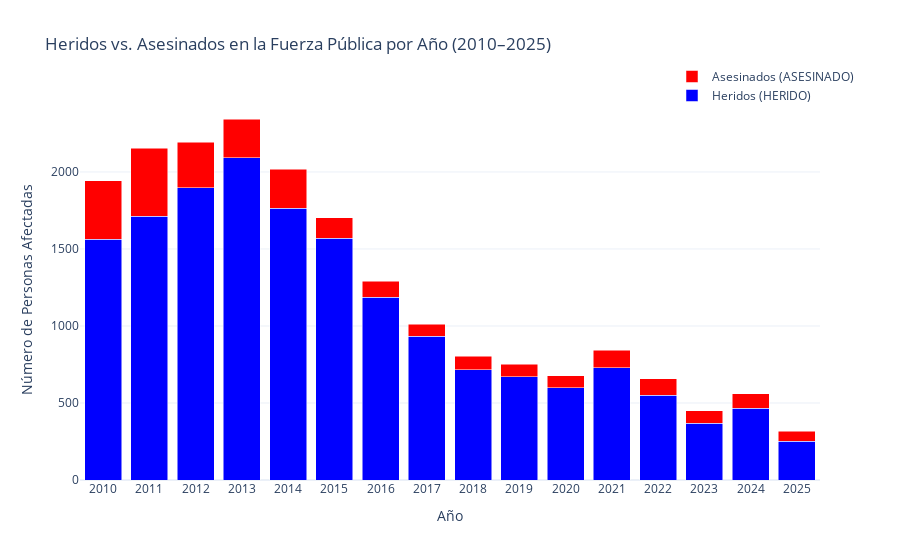

Notebook code for this chart:
### Markdown cell above
### 3. Gráfico de Barras Apiladas: Heridos vs. Asesinados por Año

**Propósito**: Comparar el número de heridos y asesinados a lo largo del tiempo.

### Code cell
# Asegurarse de que df_transformado esté definido
df_transformado = df.copy()
df_transformado['FECHA HECHO'] = pd.to_datetime(df_transformado['FECHA HECHO'], format='%d/%m/%Y', errors='coerce')
df_transformado['CANTIDAD'] = pd.to_numeric(df_transformado['CANTIDAD'], errors='coerce')
df_transformado = df_transformado[df_transformado['CANTIDAD'] > 0]
df_transformado = df_transformado.dropna(subset=['FECHA HECHO', 'DEPARTAMENTO', 'MUNICIPIO', 'ACCION', 'CANTIDAD'])
df_transformado['ACCION'] = df_transformado['ACCION'].str.strip().str.upper()
acciones_validas = ['HERIDO', 'ASESINADO']
df_transformado = df_transformado[df_transformado['ACCION'].isin(acciones_validas)]
df_transformado = df_transformado.drop_duplicates()
df_transformado['AÑO'] = df_transformado['FECHA HECHO'].dt.year

# Pivotar datos usando el dataframe limpio y la columna correcta
datos_apilados = df_transformado.pivot_table(index='AÑO', columns='ACCION', values='CANTIDAD', aggfunc='sum', fill_value=0).reset_index()

# Crear gráfico de barras apiladas
fig = go.Figure(data=[
    go.Bar(name='Heridos (HERIDO)', x=datos_apilados['AÑO'], y=datos_apilados.get('HERIDO', 0), marker_color='blue'),
    go.Bar(name='Asesinados (ASESINADO)', x=datos_apilados['AÑO'], y=datos_apilados.get('ASESINADO', 0), marker_color='red')
])

# Actualizar diseño
fig.update_layout(
    barmode='stack',
    title='Heridos vs. Asesinados en la Fuerza Pública por Año (2010–2025)',
    xaxis_title='Año',
    yaxis_title='Número de Personas Afectadas',
    xaxis=dict(tickmode='linear'),
    legend=dict(x=0.8, y=1.1),
    template='plotly_white'
)

fig.show()

print("Hallazgo: Los heridos superan consistentemente a los asesinados, pero ciertos años muestran picos en asesinatos, indicando períodos de mayor violencia.")

### Figure 1 — Plotly figure (JSON) as saved in the notebook; plotly's stock layout.template omitted (floating-point values rounded to 4 significant figures)
{"data": [{"marker": {"color": "blue"}, "name": "Heridos (HERIDO)", "type": "bar", "x": [2010, 2011, 2012, 2013, 2014, 2015, 2016, 2017, 2018, 2019, 2020, 2021, 2022, 2023, 2024, 2025], "y": [1562, 1712, 1897, 2092, 1766, 1569, 1187, 932, 716, 670, 599, 730, 549, 370, 465, 251]}, {"marker": {"color": "red"}, "name": "Asesinados (ASESINADO)", "type": "bar", "x": [2010, 2011, 2012, 2013, 2014, 2015, 2016, 2017, 2018, 2019, 2020, 2021, 2022, 2023, 2024, 2025], "y": [382, 441, 295, 252, 252, 134, 104, 79, 89, 82, 78, 113, 107, 79, 96, 65]}], "layout": {"barmode": "stack", "legend": {"x": 0.8, "y": 1.1}, "title": {"text": "Heridos vs. Asesinados en la Fuerza Pública por Año (2010–2025)"}, "xaxis": {"tickmode": "linear", "title": {"text": "Año"}}, "yaxis": {"title": {"text": "Número de Personas Afectadas"}}}}
